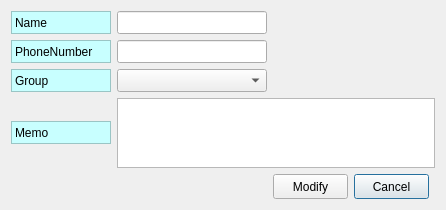
<?xml version="1.0" encoding="UTF-8"?>
<ui version="4.0">
 <class>AddressDetailDialog</class>
 <widget class="QDialog" name="AddressDetailDialog">
  <property name="geometry">
   <rect>
    <x>0</x>
    <y>0</y>
    <width>442</width>
    <height>207</height>
   </rect>
  </property>
  <property name="minimumSize">
   <size>
    <width>0</width>
    <height>0</height>
   </size>
  </property>
  <property name="maximumSize">
   <size>
    <width>16777215</width>
    <height>16777215</height>
   </size>
  </property>
  <property name="windowTitle">
   <string>AddressDetailDialog</string>
  </property>
  <property name="windowIcon">
   <iconset resource="addressmanagement.qrc">
    <normaloff>:/img/detail.png</normaloff>:/img/detail.png</iconset>
  </property>
  <layout class="QGridLayout" name="gridLayout">
   <item row="4" column="3">
    <widget class="QPushButton" name="pushButton_Cancel">
     <property name="minimumSize">
      <size>
       <width>75</width>
       <height>25</height>
      </size>
     </property>
     <property name="maximumSize">
      <size>
       <width>75</width>
       <height>25</height>
      </size>
     </property>
     <property name="text">
      <string>Cancel</string>
     </property>
     <property name="icon">
      <iconset resource="addressmanagement.qrc">
       <normaloff>:/img/cancel.png</normaloff>:/img/cancel.png</iconset>
     </property>
    </widget>
   </item>
   <item row="2" column="1">
    <widget class="QComboBox" name="comboBox_Group">
     <property name="minimumSize">
      <size>
       <width>150</width>
       <height>23</height>
      </size>
     </property>
     <property name="maximumSize">
      <size>
       <width>150</width>
       <height>23</height>
      </size>
     </property>
    </widget>
   </item>
   <item row="0" column="1">
    <widget class="QLineEdit" name="lineEdit_Name">
     <property name="sizePolicy">
      <sizepolicy hsizetype="Preferred" vsizetype="Fixed">
       <horstretch>0</horstretch>
       <verstretch>0</verstretch>
      </sizepolicy>
     </property>
     <property name="minimumSize">
      <size>
       <width>150</width>
       <height>23</height>
      </size>
     </property>
     <property name="maximumSize">
      <size>
       <width>150</width>
       <height>23</height>
      </size>
     </property>
    </widget>
   </item>
   <item row="2" column="0">
    <widget class="QLabel" name="label_8">
     <property name="minimumSize">
      <size>
       <width>100</width>
       <height>23</height>
      </size>
     </property>
     <property name="maximumSize">
      <size>
       <width>100</width>
       <height>23</height>
      </size>
     </property>
     <property name="palette">
      <palette>
       <active>
        <colorrole role="Base">
         <brush brushstyle="SolidPattern">
          <color alpha="255">
           <red>255</red>
           <green>255</green>
           <blue>255</blue>
          </color>
         </brush>
        </colorrole>
        <colorrole role="Window">
         <brush brushstyle="SolidPattern">
          <color alpha="255">
           <red>200</red>
           <green>255</green>
           <blue>255</blue>
          </color>
         </brush>
        </colorrole>
       </active>
       <inactive>
        <colorrole role="Base">
         <brush brushstyle="SolidPattern">
          <color alpha="255">
           <red>255</red>
           <green>255</green>
           <blue>255</blue>
          </color>
         </brush>
        </colorrole>
        <colorrole role="Window">
         <brush brushstyle="SolidPattern">
          <color alpha="255">
           <red>200</red>
           <green>255</green>
           <blue>255</blue>
          </color>
         </brush>
        </colorrole>
       </inactive>
       <disabled>
        <colorrole role="Base">
         <brush brushstyle="SolidPattern">
          <color alpha="255">
           <red>200</red>
           <green>255</green>
           <blue>255</blue>
          </color>
         </brush>
        </colorrole>
        <colorrole role="Window">
         <brush brushstyle="SolidPattern">
          <color alpha="255">
           <red>200</red>
           <green>255</green>
           <blue>255</blue>
          </color>
         </brush>
        </colorrole>
       </disabled>
      </palette>
     </property>
     <property name="autoFillBackground">
      <bool>true</bool>
     </property>
     <property name="frameShape">
      <enum>QFrame::StyledPanel</enum>
     </property>
     <property name="text">
      <string>Group</string>
     </property>
    </widget>
   </item>
   <item row="3" column="0">
    <widget class="QLabel" name="label_13">
     <property name="minimumSize">
      <size>
       <width>100</width>
       <height>23</height>
      </size>
     </property>
     <property name="maximumSize">
      <size>
       <width>100</width>
       <height>23</height>
      </size>
     </property>
     <property name="palette">
      <palette>
       <active>
        <colorrole role="Base">
         <brush brushstyle="SolidPattern">
          <color alpha="255">
           <red>255</red>
           <green>255</green>
           <blue>255</blue>
          </color>
         </brush>
        </colorrole>
        <colorrole role="Window">
         <brush brushstyle="SolidPattern">
          <color alpha="255">
           <red>200</red>
           <green>255</green>
           <blue>255</blue>
          </color>
         </brush>
        </colorrole>
       </active>
       <inactive>
        <colorrole role="Base">
         <brush brushstyle="SolidPattern">
          <color alpha="255">
           <red>255</red>
           <green>255</green>
           <blue>255</blue>
          </color>
         </brush>
        </colorrole>
        <colorrole role="Window">
         <brush brushstyle="SolidPattern">
          <color alpha="255">
           <red>200</red>
           <green>255</green>
           <blue>255</blue>
          </color>
         </brush>
        </colorrole>
       </inactive>
       <disabled>
        <colorrole role="Base">
         <brush brushstyle="SolidPattern">
          <color alpha="255">
           <red>200</red>
           <green>255</green>
           <blue>255</blue>
          </color>
         </brush>
        </colorrole>
        <colorrole role="Window">
         <brush brushstyle="SolidPattern">
          <color alpha="255">
           <red>200</red>
           <green>255</green>
           <blue>255</blue>
          </color>
         </brush>
        </colorrole>
       </disabled>
      </palette>
     </property>
     <property name="autoFillBackground">
      <bool>true</bool>
     </property>
     <property name="frameShape">
      <enum>QFrame::StyledPanel</enum>
     </property>
     <property name="text">
      <string>Memo</string>
     </property>
    </widget>
   </item>
   <item row="3" column="1" colspan="4">
    <widget class="QTextEdit" name="textEdit_Memo">
     <property name="sizePolicy">
      <sizepolicy hsizetype="Preferred" vsizetype="Expanding">
       <horstretch>0</horstretch>
       <verstretch>0</verstretch>
      </sizepolicy>
     </property>
    </widget>
   </item>
   <item row="1" column="1">
    <widget class="QLineEdit" name="lineEdit_PhoneNumber">
     <property name="sizePolicy">
      <sizepolicy hsizetype="Preferred" vsizetype="Fixed">
       <horstretch>0</horstretch>
       <verstretch>0</verstretch>
      </sizepolicy>
     </property>
     <property name="minimumSize">
      <size>
       <width>150</width>
       <height>23</height>
      </size>
     </property>
     <property name="maximumSize">
      <size>
       <width>150</width>
       <height>23</height>
      </size>
     </property>
    </widget>
   </item>
   <item row="0" column="0">
    <widget class="QLabel" name="label">
     <property name="minimumSize">
      <size>
       <width>100</width>
       <height>23</height>
      </size>
     </property>
     <property name="maximumSize">
      <size>
       <width>100</width>
       <height>23</height>
      </size>
     </property>
     <property name="palette">
      <palette>
       <active>
        <colorrole role="Base">
         <brush brushstyle="SolidPattern">
          <color alpha="255">
           <red>255</red>
           <green>255</green>
           <blue>255</blue>
          </color>
         </brush>
        </colorrole>
        <colorrole role="Window">
         <brush brushstyle="SolidPattern">
          <color alpha="255">
           <red>200</red>
           <green>255</green>
           <blue>255</blue>
          </color>
         </brush>
        </colorrole>
       </active>
       <inactive>
        <colorrole role="Base">
         <brush brushstyle="SolidPattern">
          <color alpha="255">
           <red>255</red>
           <green>255</green>
           <blue>255</blue>
          </color>
         </brush>
        </colorrole>
        <colorrole role="Window">
         <brush brushstyle="SolidPattern">
          <color alpha="255">
           <red>200</red>
           <green>255</green>
           <blue>255</blue>
          </color>
         </brush>
        </colorrole>
       </inactive>
       <disabled>
        <colorrole role="Base">
         <brush brushstyle="SolidPattern">
          <color alpha="255">
           <red>200</red>
           <green>255</green>
           <blue>255</blue>
          </color>
         </brush>
        </colorrole>
        <colorrole role="Window">
         <brush brushstyle="SolidPattern">
          <color alpha="255">
           <red>200</red>
           <green>255</green>
           <blue>255</blue>
          </color>
         </brush>
        </colorrole>
       </disabled>
      </palette>
     </property>
     <property name="autoFillBackground">
      <bool>true</bool>
     </property>
     <property name="frameShape">
      <enum>QFrame::StyledPanel</enum>
     </property>
     <property name="text">
      <string>Name</string>
     </property>
    </widget>
   </item>
   <item row="1" column="0">
    <widget class="QLabel" name="label_2">
     <property name="minimumSize">
      <size>
       <width>100</width>
       <height>23</height>
      </size>
     </property>
     <property name="maximumSize">
      <size>
       <width>100</width>
       <height>23</height>
      </size>
     </property>
     <property name="palette">
      <palette>
       <active>
        <colorrole role="Base">
         <brush brushstyle="SolidPattern">
          <color alpha="255">
           <red>255</red>
           <green>255</green>
           <blue>255</blue>
          </color>
         </brush>
        </colorrole>
        <colorrole role="Window">
         <brush brushstyle="SolidPattern">
          <color alpha="255">
           <red>200</red>
           <green>255</green>
           <blue>255</blue>
          </color>
         </brush>
        </colorrole>
       </active>
       <inactive>
        <colorrole role="Base">
         <brush brushstyle="SolidPattern">
          <color alpha="255">
           <red>255</red>
           <green>255</green>
           <blue>255</blue>
          </color>
         </brush>
        </colorrole>
        <colorrole role="Window">
         <brush brushstyle="SolidPattern">
          <color alpha="255">
           <red>200</red>
           <green>255</green>
           <blue>255</blue>
          </color>
         </brush>
        </colorrole>
       </inactive>
       <disabled>
        <colorrole role="Base">
         <brush brushstyle="SolidPattern">
          <color alpha="255">
           <red>200</red>
           <green>255</green>
           <blue>255</blue>
          </color>
         </brush>
        </colorrole>
        <colorrole role="Window">
         <brush brushstyle="SolidPattern">
          <color alpha="255">
           <red>200</red>
           <green>255</green>
           <blue>255</blue>
          </color>
         </brush>
        </colorrole>
       </disabled>
      </palette>
     </property>
     <property name="autoFillBackground">
      <bool>true</bool>
     </property>
     <property name="frameShape">
      <enum>QFrame::StyledPanel</enum>
     </property>
     <property name="text">
      <string>PhoneNumber</string>
     </property>
    </widget>
   </item>
   <item row="2" column="4">
    <spacer name="horizontalSpacer_3">
     <property name="orientation">
      <enum>Qt::Horizontal</enum>
     </property>
     <property name="sizeHint" stdset="0">
      <size>
       <width>40</width>
       <height>20</height>
      </size>
     </property>
    </spacer>
   </item>
   <item row="1" column="4">
    <spacer name="horizontalSpacer_2">
     <property name="orientation">
      <enum>Qt::Horizontal</enum>
     </property>
     <property name="sizeHint" stdset="0">
      <size>
       <width>40</width>
       <height>20</height>
      </size>
     </property>
    </spacer>
   </item>
   <item row="0" column="4">
    <spacer name="horizontalSpacer">
     <property name="orientation">
      <enum>Qt::Horizontal</enum>
     </property>
     <property name="sizeHint" stdset="0">
      <size>
       <width>40</width>
       <height>20</height>
      </size>
     </property>
    </spacer>
   </item>
   <item row="4" column="2">
    <widget class="QPushButton" name="pushButton_Modify">
     <property name="minimumSize">
      <size>
       <width>75</width>
       <height>25</height>
      </size>
     </property>
     <property name="maximumSize">
      <size>
       <width>75</width>
       <height>25</height>
      </size>
     </property>
     <property name="text">
      <string>Modify</string>
     </property>
     <property name="icon">
      <iconset resource="addressmanagement.qrc">
       <normaloff>:/img/edit.png</normaloff>:/img/edit.png</iconset>
     </property>
    </widget>
   </item>
  </layout>
 </widget>
 <resources>
  <include location="addressmanagement.qrc"/>
 </resources>
 <connections/>
</ui>
